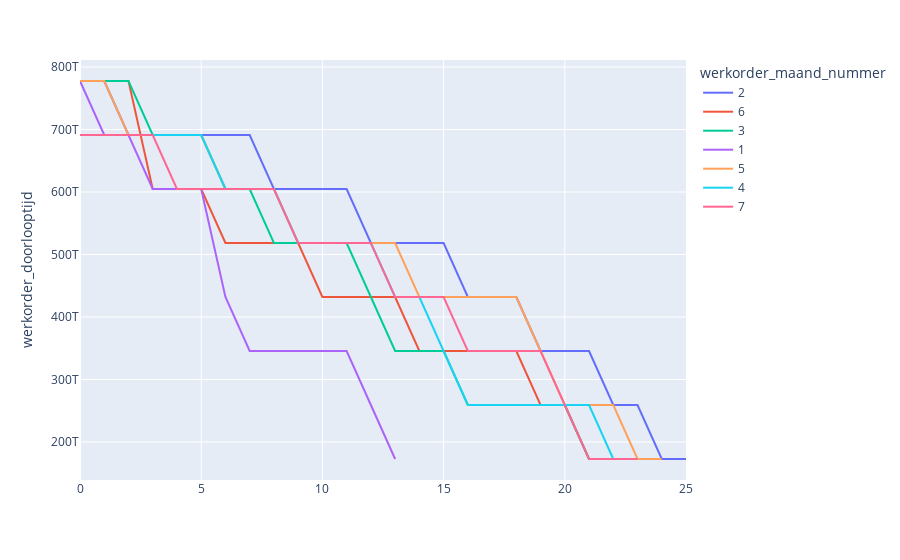

The cell this chart's notebook holds for it:
### Code cell
fig = px.line(werkorder_df.sort_values("werkorder_doorlooptijd", ascending=False),  y="werkorder_doorlooptijd", color='werkorder_maand_nummer')
fig.show()
